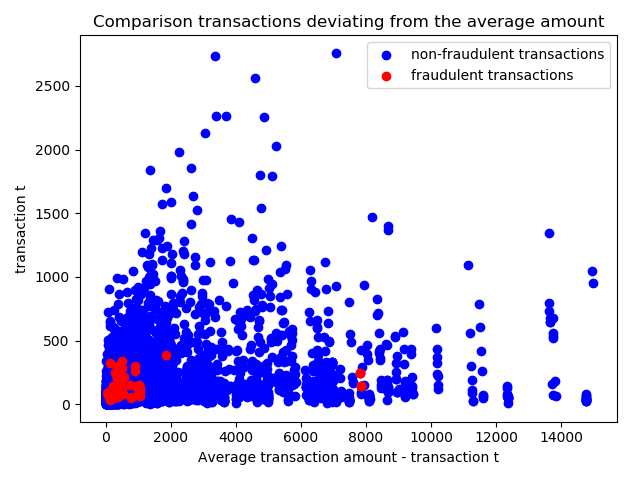

Here is the Python script that generated this plot:
# coding: utf-8

import datetime
import time
import seaborn as sns
import matplotlib.pyplot as plt
from sklearn import neighbors
from sklearn.metrics import precision_recall_curve
from sklearn.metrics import classification_report
from sklearn.model_selection import train_test_split
from sklearn.metrics import confusion_matrix
from operator import itemgetter
from itertools import groupby
import numpy as np

def string_to_timestamp(date_string):#convert time string to float value
    time_stamp = time.strptime(date_string, '%Y-%m-%d %H:%M:%S')
    return time.mktime(time_stamp)

if __name__ == "__main__":

    src = 'data_for_student_case.csv'
    ah = open(src, 'r')

    x = []  # contains features
    y = []  # contains labels
    data = []
    color = []
    (issuercountry_set, txvariantcode_set, currencycode_set, shoppercountry_set, interaction_set,
     verification_set, accountcode_set, mail_id_set, ip_id_set, card_id_set) = [set() for _ in xrange(10)]
    (issuercountry_dict, txvariantcode_dict, currencycode_dict, shoppercountry_dict, interaction_dict,
     verification_dict, accountcode_dict, mail_id_dict, ip_id_dict, card_id_dict) = [{} for _ in xrange(10)]
    # label_set
    # cvcresponse_set = set()
    ah.readline()  # skip first line
    count = 0
    for line_ah in ah:
        if line_ah.strip().split(',')[9]=='Refused':# remove the row with 'refused' label, since it's uncertain about fraud
            continue
        if 'na' in str(line_ah.strip().split(',')[14]).lower() or 'na' in str(line_ah.strip().split(',')[4].lower()):
            continue
        bookingdate = string_to_timestamp(line_ah.strip().split(',')[1])# date reported flaud
        issuercountry = line_ah.strip().split(',')[2]#country code
        issuercountry_set.add(issuercountry)
        txvariantcode = line_ah.strip().split(',')[3]#type of card: visa/master
        txvariantcode_set.add(txvariantcode)
        issuer_id = float(line_ah.strip().split(',')[4])#bin card issuer identifier
        amount = float(line_ah.strip().split(',')[5])#transaction amount in minor units
        currencycode = line_ah.strip().split(',')[6]
        currencycode_set.add(currencycode)
        shoppercountry = line_ah.strip().split(',')[7]#country code
        shoppercountry_set.add(shoppercountry)
        interaction = line_ah.strip().split(',')[8]#online transaction or subscription
        interaction_set.add(interaction)
        if line_ah.strip().split(',')[9] == 'Chargeback':
            label = 1#label fraud
            count += 1
        else:
            label = 0#label save
        verification = line_ah.strip().split(',')[10]#shopper provide CVC code or not
        verification_set.add(verification)
        cvcresponse = line_ah.strip().split(',')[11]#0 = Unknown, 1=Match, 2=No Match, 3-6=Not checked
        if cvcresponse > 2:
            cvcresponse = 3
        year_info = datetime.datetime.strptime(line_ah.strip().split(',')[12],'%Y-%m-%d %H:%M:%S').year
        month_info = datetime.datetime.strptime(line_ah.strip().split(',')[12],'%Y-%m-%d %H:%M:%S').month
        day_info = datetime.datetime.strptime(line_ah.strip().split(',')[12],'%Y-%m-%d %H:%M:%S').day
        creationdate = str(year_info)+'-'+str(month_info)+'-'+str(day_info)#Date of transaction
        #creationdate = str(day_info) + '-' + str(month_info) + '-' + str(year_info)
        creationdate_stamp = string_to_timestamp(line_ah.strip().split(',')[12])#Date of transaction-time stamp
        accountcode = line_ah.strip().split(',')[13]#merchant’s webshop
        accountcode_set.add(accountcode)
        mail_id = int(float(line_ah.strip().split(',')[14].replace('email','')))#mail
        mail_id_set.add(mail_id)
        ip_id = int(float(line_ah.strip().split(',')[15].replace('ip','')))#ip
        ip_id_set.add(ip_id)
        card_id = int(float(line_ah.strip().split(',')[16].replace('card','')))#card
        card_id_set.add(card_id)
        data.append([issuercountry, txvariantcode, issuer_id, amount, currencycode,
                    shoppercountry, interaction, verification, cvcresponse, creationdate_stamp,
                     accountcode, mail_id, ip_id, card_id, label, creationdate])# add the interested features here

    print(count)


    data2 = sorted(data, key=itemgetter(9))
    dictionary = {}
    maxelements = 0

    for [issuercountry, txvariantcode, issuer_id, amount, currencycode,
         shoppercountry, interaction, verification, cvcresponse, creationdate_stamp,
         accountcode, mail_id, ip_id, card_id, label, creationdate] in data2:

        if str(card_id) not in dictionary:
           newArray = []
           templist = []

           #templist.append(creationdate_stamp)
           templist.append(amount)
           templist.append(currencycode)
           templist.append(label)

           newArray.append(templist)

           #d = {str(card_id): newArray}
           dictionary.update({str(card_id): newArray})
        else:
            templist = []
            array = dictionary.get(str(card_id))

            #print(card_id)
            #print(array)

            #templist.append(creationdate_stamp)
            templist.append(amount)
            templist.append(currencycode)
            templist.append(label)

            array.append(templist)
            #print(array)


            #d = {str(card_id): array}

            dictionary.update({str(card_id): array})

    Xgood = []
    Xbad = []
    Ygood = []
    Ybad = []

    print("at the scatter")
    count = 0

    for key in dictionary:
        list = dictionary[key]

        el = len(list)
        if len(list) < 2:
            continue

        conversion_dict = {'SEK': 0.09703, 'MXN': 0.04358, 'AUD': 0.63161, 'NZD': 0.58377, 'GBP': 1.13355}
        total = 0
        for x in list:
            Rate = conversion_dict[x[1]]

            total += total + x[0] * Rate


        for x in list:
            if x[2] is 1:

               Rate = conversion_dict[x[1]]

               avg = (total - x[0] * Rate) / 100
               avg = avg / (el - 1)
               Xbad.append(avg)
               Ybad.append((x[0] * Rate) / 100)
               count += 1
            else:
                Rate = conversion_dict[x[1]]

                avg = (total - x[0] * Rate) / 100
                avg = avg / (el - 1)

                if avg < 15000:
                 Xgood.append(avg)
                 Ygood.append((x[0] * Rate) / 100)

    plt.scatter(Xgood, Ygood, c='blue', label='non-fraudulent transactions')
    plt.scatter(Xbad, Ybad, c='red', label='fraudulent transactions')

    plt.title("Comparison transactions deviating from the average amount")
    plt.xlabel("Average transaction amount - transaction t")
    plt.ylabel("transaction t")
    plt.legend()

    plt.show()
    print(count)
